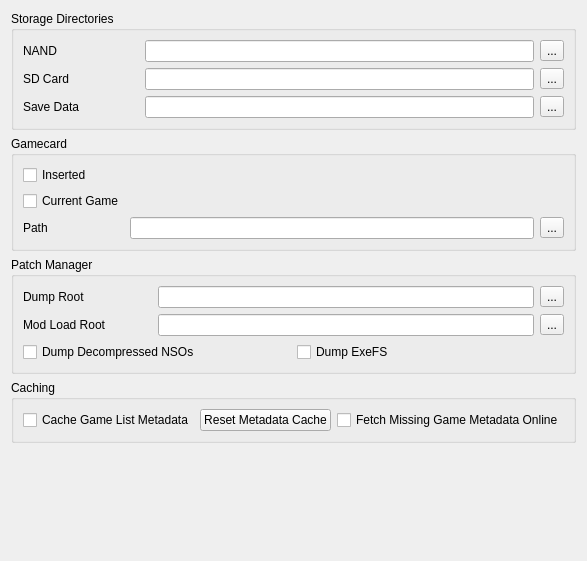
<?xml version="1.0" encoding="UTF-8"?>
<ui version="4.0">
 <class>ConfigureFilesystem</class>
 <widget class="QWidget" name="ConfigureFilesystem">
  <property name="geometry">
   <rect>
    <x>0</x>
    <y>0</y>
    <width>453</width>
    <height>561</height>
   </rect>
  </property>
  <property name="windowTitle">
   <string>Form</string>
  </property>
  <property name="accessibleName">
   <string>Filesystem</string>
  </property>
  <layout class="QVBoxLayout" name="verticalLayout">
   <item>
    <layout class="QVBoxLayout" name="verticalLayout_3">
     <item>
      <widget class="QGroupBox" name="groupBox">
       <property name="title">
        <string>Storage Directories</string>
       </property>
       <layout class="QGridLayout" name="gridLayout">
        <item row="0" column="0">
         <widget class="QLabel" name="label">
          <property name="text">
           <string>NAND</string>
          </property>
         </widget>
        </item>
        <item row="0" column="3">
         <widget class="QToolButton" name="nand_directory_button">
          <property name="text">
           <string>...</string>
          </property>
         </widget>
        </item>
        <item row="0" column="2">
         <widget class="QLineEdit" name="nand_directory_edit"/>
        </item>
        <item row="1" column="2">
         <widget class="QLineEdit" name="sdmc_directory_edit"/>
        </item>
        <item row="1" column="0">
         <widget class="QLabel" name="label_2">
          <property name="text">
           <string>SD Card</string>
          </property>
         </widget>
        </item>
        <item row="1" column="3">
         <widget class="QToolButton" name="sdmc_directory_button">
          <property name="text">
           <string>...</string>
          </property>
         </widget>
        </item>
        <item row="2" column="0">
         <widget class="QLabel" name="label_save">
          <property name="text">
           <string>Save Data</string>
          </property>
         </widget>
        </item>
        <item row="2" column="2">
         <widget class="QLineEdit" name="save_directory_edit"/>
        </item>
        <item row="2" column="3">
         <widget class="QToolButton" name="save_directory_button">
          <property name="text">
           <string>...</string>
          </property>
         </widget>
        </item>
        <item row="0" column="1">
         <spacer name="horizontalSpacer">
          <property name="orientation">
           <enum>Qt::Horizontal</enum>
          </property>
          <property name="sizeType">
           <enum>QSizePolicy::Maximum</enum>
          </property>
          <property name="sizeHint" stdset="0">
           <size>
            <width>60</width>
            <height>20</height>
           </size>
          </property>
         </spacer>
        </item>
       </layout>
      </widget>
     </item>
     <item>
      <widget class="QGroupBox" name="groupBox_2">
       <property name="title">
        <string>Gamecard</string>
       </property>
       <layout class="QGridLayout" name="gridLayout_2">
        <item row="2" column="1">
         <widget class="QLabel" name="label_3">
          <property name="text">
           <string>Path</string>
          </property>
         </widget>
        </item>
        <item row="2" column="2">
         <widget class="QLineEdit" name="gamecard_path_edit"/>
        </item>
        <item row="0" column="1">
         <widget class="QCheckBox" name="gamecard_inserted">
          <property name="text">
           <string>Inserted</string>
          </property>
         </widget>
        </item>
        <item row="1" column="1">
         <widget class="QCheckBox" name="gamecard_current_game">
          <property name="text">
           <string>Current Game</string>
          </property>
         </widget>
        </item>
        <item row="2" column="3">
         <widget class="QToolButton" name="gamecard_path_button">
          <property name="text">
           <string>...</string>
          </property>
         </widget>
        </item>
       </layout>
      </widget>
     </item>
     <item>
      <widget class="QGroupBox" name="groupBox_4">
       <property name="title">
        <string>Patch Manager</string>
       </property>
       <layout class="QGridLayout" name="gridLayout_4">
        <item row="1" column="2">
         <widget class="QLineEdit" name="load_path_edit"/>
        </item>
        <item row="0" column="2">
         <widget class="QLineEdit" name="dump_path_edit"/>
        </item>
        <item row="0" column="3">
         <widget class="QToolButton" name="dump_path_button">
          <property name="text">
           <string>...</string>
          </property>
         </widget>
        </item>
        <item row="1" column="3">
         <widget class="QToolButton" name="load_path_button">
          <property name="text">
           <string>...</string>
          </property>
         </widget>
        </item>
        <item row="2" column="0" colspan="4">
         <layout class="QHBoxLayout" name="horizontalLayout">
          <item>
           <widget class="QCheckBox" name="dump_nso">
            <property name="text">
             <string>Dump Decompressed NSOs</string>
            </property>
           </widget>
          </item>
          <item>
           <widget class="QCheckBox" name="dump_exefs">
            <property name="text">
             <string>Dump ExeFS</string>
            </property>
           </widget>
          </item>
         </layout>
        </item>
        <item row="1" column="0">
         <widget class="QLabel" name="label_9">
          <property name="text">
           <string>Mod Load Root</string>
          </property>
         </widget>
        </item>
        <item row="0" column="0">
         <widget class="QLabel" name="label_8">
          <property name="text">
           <string>Dump Root</string>
          </property>
         </widget>
        </item>
        <item row="0" column="1">
         <spacer name="horizontalSpacer_2">
          <property name="orientation">
           <enum>Qt::Horizontal</enum>
          </property>
          <property name="sizeType">
           <enum>QSizePolicy::Fixed</enum>
          </property>
          <property name="sizeHint" stdset="0">
           <size>
            <width>40</width>
            <height>20</height>
           </size>
          </property>
         </spacer>
        </item>
       </layout>
      </widget>
     </item>
     <item>
      <widget class="QGroupBox" name="groupBox_5">
       <property name="title">
        <string>Caching</string>
       </property>
       <layout class="QGridLayout" name="gridLayout_5">
        <item row="0" column="0" colspan="2">
         <layout class="QHBoxLayout" name="horizontalLayout_2">
          <item>
           <widget class="QCheckBox" name="cache_game_list">
            <property name="text">
             <string>Cache Game List Metadata</string>
            </property>
           </widget>
          </item>
          <item>
           <widget class="QPushButton" name="reset_game_list_cache">
            <property name="text">
             <string>Reset Metadata Cache</string>
            </property>
           </widget>
          </item>
          <item>
           <widget class="QCheckBox" name="fetch_game_metadata">
            <property name="toolTip">
             <string>Look up names and icons for dumps without control data from a community title database</string>
            </property>
            <property name="text">
             <string>Fetch Missing Game Metadata Online</string>
            </property>
           </widget>
          </item>
         </layout>
        </item>
       </layout>
      </widget>
     </item>
    </layout>
   </item>
   <item>
    <spacer name="verticalSpacer">
     <property name="orientation">
      <enum>Qt::Vertical</enum>
     </property>
     <property name="sizeHint" stdset="0">
      <size>
       <width>20</width>
       <height>40</height>
      </size>
     </property>
    </spacer>
   </item>
  </layout>
 </widget>
 <resources/>
 <connections/>
</ui>
